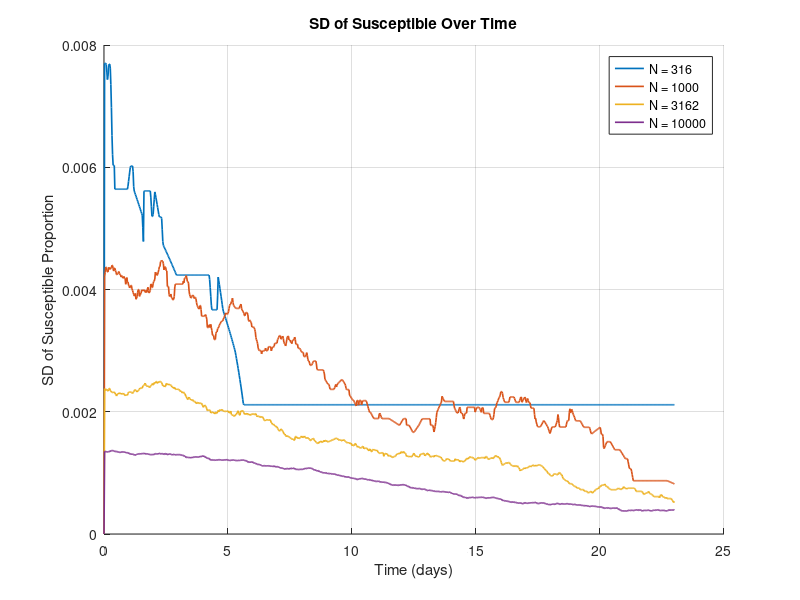
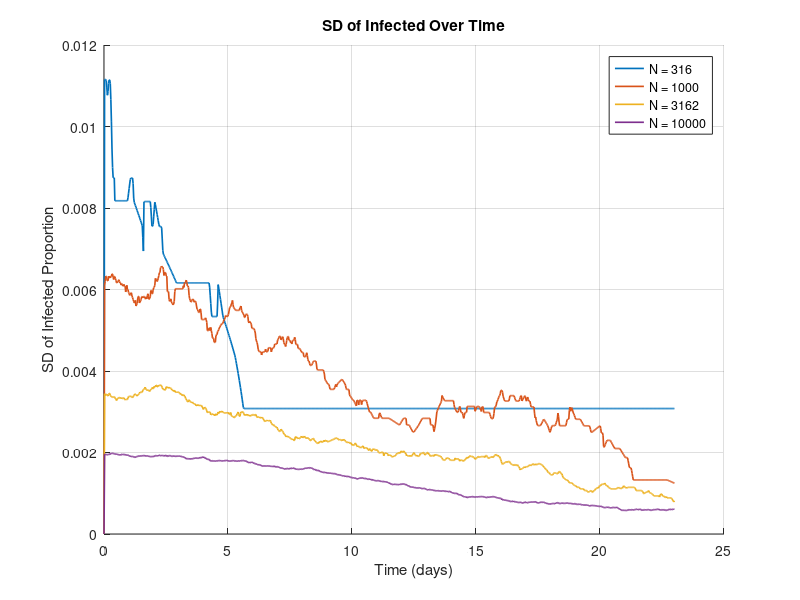
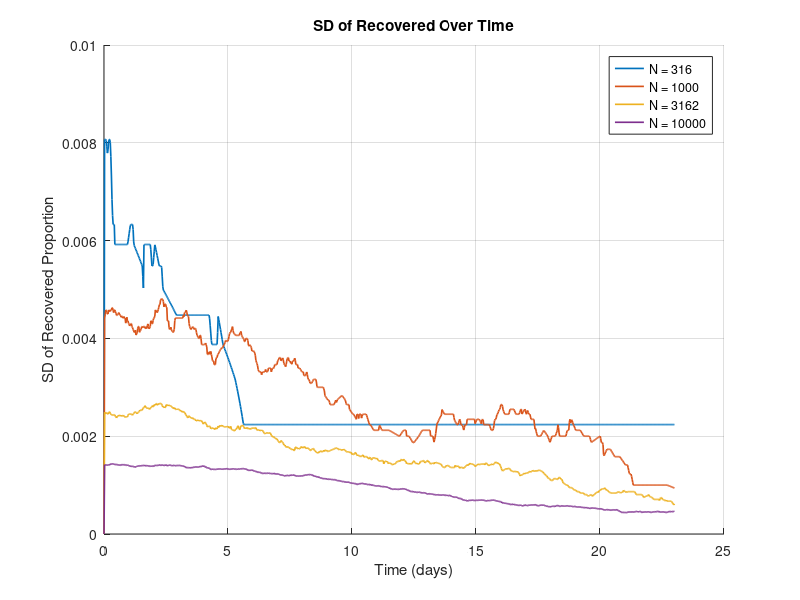
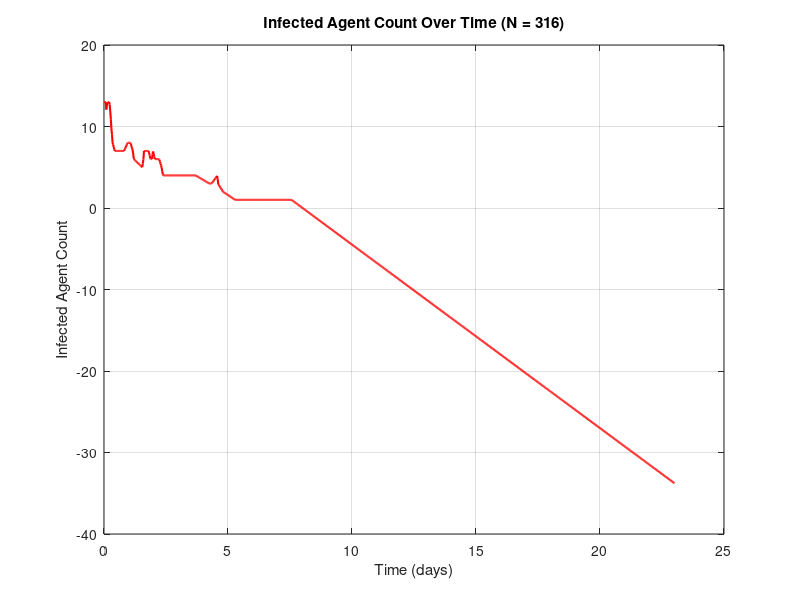

MATLAB code for these plots, in order:
function sir_agent_sd()
    % Model Parameters
    beta = 0.95;
    gamma = 1;
    p1 = 0.5;
    p2 = 0.5;
    max_T = 23;
    t_grid = linspace(0, max_T, 1000);

    %% Deterministic (ODE) Model
    s0 = 0.96;
    i0 = 0.04;
    r0 = 0;
    y0 = [s0; i0; r0];

    [t_ode, y_ode] = ode45(@(t, y) sir_system(t, y, beta, gamma, p1, p2), [0 max_T], y0);
    s_ode = y_ode(:,1);
    i_ode = y_ode(:,2);
    r_ode = y_ode(:,3);
    i_ode_interp = interp1(t_ode, i_ode, t_grid, 'linear', 'extrap');

    %% Agent-Based Simulations
    Ns = [316, 1000, 3162, 10000];
    I_all = zeros(length(Ns), length(t_grid));
    S_var_all = zeros(length(Ns), length(t_grid));
    I_var_all = zeros(length(Ns), length(t_grid));
    R_var_all = zeros(length(Ns), length(t_grid));
    colors = lines(length(Ns));
    
    I_count_all_316 = zeros(1, length(t_grid));  % Only track for N = 316

    for idx = 1:length(Ns)
        N = Ns(idx);
        s0_abs = round(0.96 * N);
        i0_abs = round(0.04 * N);
        r0_abs = 0;

        S = 1:s0_abs;
        I = (s0_abs+1):(s0_abs+i0_abs);
        R = [];

        t = 0;
        T = 0;
        S_prop = s0_abs / N;
        I_prop = i0_abs / N;
        R_prop = r0_abs / N;
        S_var = 0;
        I_var = 0;
        R_var = 0;

        I_count = numel(I);  % initial infected count
        T = 0;
        I_count_list = I_count;  % store history of I counts


        while ~isempty(I) && t < max_T
            nI = numel(I);
            nS = numel(S);

            infection_rate = beta * nS * nI / (N^1.0); % density-dependent
            recovery_rate = gamma * nI;
            event_rate = infection_rate + recovery_rate;

            if event_rate == 0
                break;
            end

            dt = exprnd(1 / event_rate);
            t = t + dt;

            S_var(end+1) = p1 * beta * (nI/N) * (nS/N) / N;
            I_var(end+1) = (p1 * beta * (nI/N) * (nS/N) + p2 * gamma * (nI/N)) / N;
            R_var(end+1) = p2 * gamma * (nI/N) / N;

            if rand < (infection_rate / event_rate)
                if nS > 0 && rand < p1
                    num = randi(nS);
                    infected = S(num);
                    S(num) = [];
                    I(end+1) = infected;
                end
            else
                if rand < p2
                    num = randi(nI);
                    recovered = I(num);
                    I(num) = [];
                    R(end+1) = recovered;
                end
            end

            N_current = numel(S) + numel(I) + numel(R);
            T(end+1) = t;
            S_prop(end+1) = numel(S) / N_current;
            I_prop(end+1) = numel(I) / N_current;
            R_prop(end+1) = numel(R) / N_current;

            I_count_list(end+1) = numel(I);
            
        end

        I_interp = interp1(T, I_prop, t_grid, 'linear', 'extrap');
        I_interp = max(0, min(1, I_interp));
        I_all(idx, :) = I_interp;
        S_interp = interp1(T, S_var, t_grid, 'linear', 'extrap');
        I_interp_var = interp1(T, I_var, t_grid, 'linear', 'extrap');
        R_interp = interp1(T, R_var, t_grid, 'linear', 'extrap');
        S_var_all(idx, :) = S_interp;
        I_var_all(idx, :) = I_interp_var;
        R_var_all(idx, :) = R_interp;

        if N == 316
            I_interp_count = interp1(T, I_count_list, t_grid, 'linear', 'extrap');
            I_count_all_316(:) = I_interp_count;
        end
    end

    %% Plotting
    % Plot S variance over time
    figure;
    hold on;
    for idx = 1:length(Ns)
        plot(t_grid, sqrt(S_var_all(idx, :)), 'Color', colors(idx,:), 'LineWidth', 1.2);
    end
    xlabel('Time (days)');
    ylabel('SD of Susceptible Proportion');
    title('SD of Susceptible Over Time');
    legend(arrayfun(@(n) sprintf('N = %d', n), Ns, 'UniformOutput', false));
    grid on;
    hold off;
    
    % Plot I variance over time
    figure;
    hold on;
    for idx = 1:length(Ns)
        plot(t_grid, sqrt(I_var_all(idx, :)), 'Color', colors(idx,:), 'LineWidth', 1.2);
    end
    xlabel('Time (days)');
    ylabel('SD of Infected Proportion');
    title('SD of Infected Over Time');
    legend(arrayfun(@(n) sprintf('N = %d', n), Ns, 'UniformOutput', false));
    grid on;
    hold off;
    
    % Plot R variance over time
    figure;
    hold on;
    for idx = 1:length(Ns)
        plot(t_grid, sqrt(R_var_all(idx, :)), 'Color', colors(idx,:), 'LineWidth', 1.2);
    end
    xlabel('Time (days)');
    ylabel('SD of Recovered Proportion');
    title('SD of Recovered Over Time');
    legend(arrayfun(@(n) sprintf('N = %d', n), Ns, 'UniformOutput', false));
    grid on;
    hold off;

    % Plot Infected count for N = 316
    figure;
    plot(t_grid, I_count_all_316, 'r', 'LineWidth', 1.5);
    xlabel('Time (days)');
    ylabel('Infected Agent Count');
    title('Infected Agent Count Over Time (N = 316)');
    grid on;

end

function dydt = sir_system(t, y, beta, gamma, p1, p2)
    s = y(1);
    i = y(2);
    r = y(3);

    ds = -p1 * beta * s * i;
    di = p1 * beta * s * i - p2 * gamma * i;
    dr = p2 * gamma * i;

    dydt = [ds; di; dr];
end
